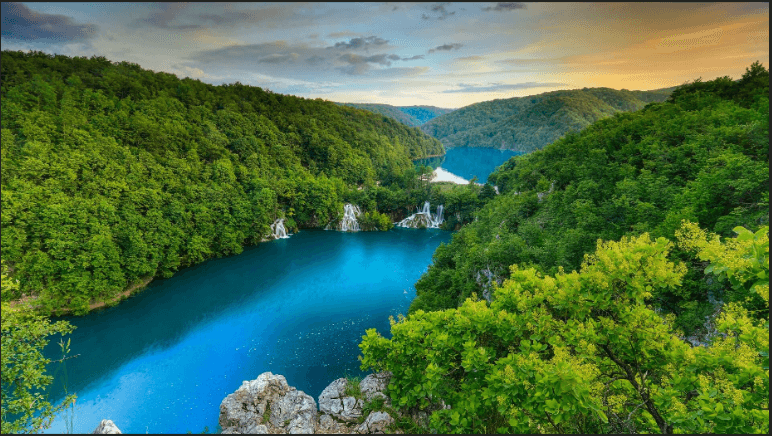
#> input picture DataSets/image.png, 772 x 436 px, found by its file name
$ jupyter execute Clustering_image_segmentation.ipynb
#> lines starting #> are read from the running program, lines starting #| are printed output that depends on the picture
# Image Segmentation Using Clustering

- For image handling we use opencv library
- pip install opencv-python

#### Read the image

[cell 1]
import cv2
import numpy as np
import matplotlib.pyplot as plt

image = cv2.imread('D:\ML training\python\image.png')
#> image is the input picture: shape (436, 772, 3); mean B, G, R 73.1, 111.6, 75

#### to display the image

[cell 2]
plt.imshow(image)
plt.show()

#### convert image into RGB

[cell 3]
image = cv2.cvtColor(image, cv2.COLOR_BGR2RGB)

plt.imshow(image)
plt.show()

- image segmentation mean partition of image into multiple segments

- here we require minimum 3 segments

- and sengmentation is basically done using pixel values

#### Reshape the image to a 2D array of pixel and 3 color values(RGB)

[cell 4]
pixel_values = image.reshape((-1,3))

# convert to float
pixel_value = np.float32(pixel_values)
print(pixel_value.shape)
#| (336592, 3)

#### Defining stoping criteria of kmeans algo

- when two consecutive centroids get the same value then we stop

[cell 5]
criteria = (cv2.TERM_CRITERIA_EPS + cv2.TERM_CRITERIA_MAX_ITER , 100, 0.2)

#### Number of clusters (k)

[cell 6]
k = 3
_ , labels, (centers) = cv2.kmeans(pixel_value, k, None, criteria, 10, cv2.KMEANS_RANDOM_CENTERS)
#> centers = [[13.04, 134.4, 185.3], [153.3, 160.3, 128.5], [52.34, 87.12, 30.72]]

[cell 7]
centers
#> Out has the same summary as centers

#### convert back to 8 bit values

[cell 8]
centers = np.uint8(centers)
#> centers = [[13, 134, 185], [153, 160, 128], [52, 87, 30]]

# flatten the labels array
labels = labels.flatten()

####  Convert all pixel to the color of the centroids

[cell 9]
segmented_image = centers[labels.flatten()]

#### Reshape back to the original image dimensions

[cell 10]
segmented_image = segmented_image.reshape(image.shape)
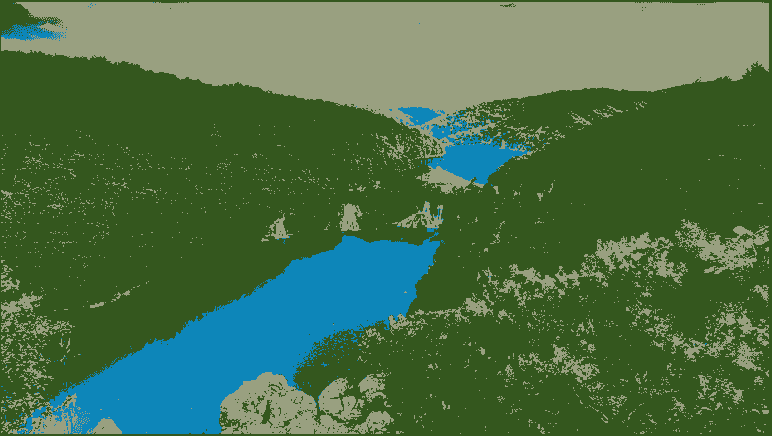
#> segmented_image: shape (436, 772, 3); mean R, G, B 74.7, 111.4, 72.5
